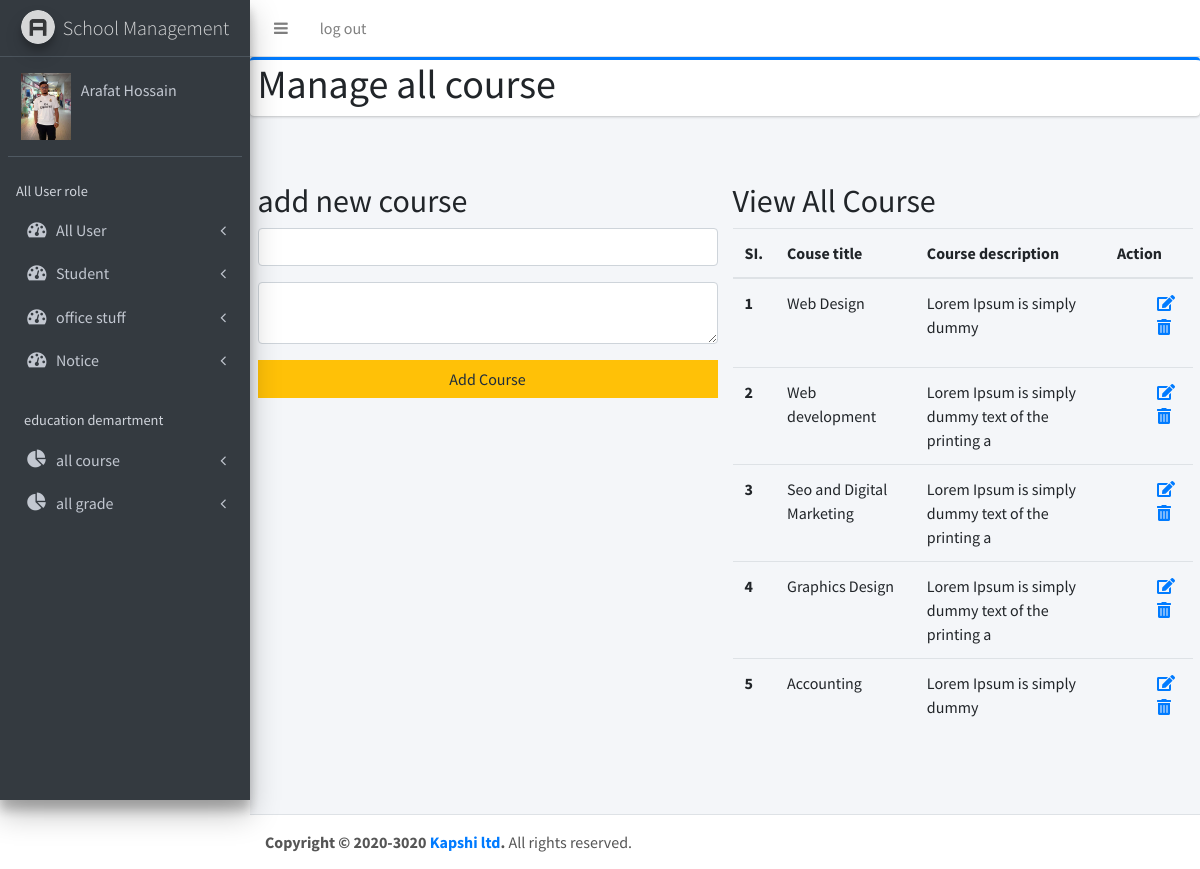
The app's page /mentor/manageallcourse.php (signed in) with its own data.
### tables this page shows
CREATE TABLE `allcourse` (
  `course_id` int(2) NOT NULL,
  `course_title` varchar(30) NOT NULL,
  `course_desc` varchar(50) NOT NULL
);

### mentor/manageallcourse.php (the view, shortened to what this page needs)
<?php
  	include"includes/header.php";
  	include"includes/navbar.php";
  	include"includes/sidebar.php";
?>
	<section class="addmentor-header-section content-wrapper" >
		<div class="container-fluid" >
			<div class="row card card-primary card-outline">
				<div class="col-md-8">
					<h1>Manage all course</h1>
				</div>
			</div>
			<div class="row" style="padding: 50px 0;">
				<div class="col-md-6">
					<h2>add new course</h2>
					<form action="" method="post">
						<div class="form-group">
							<input type="text" class="form-control" name="course_title">
						</div>
						<div class="form-group">
							<textarea class="form-control" name="course_desc"></textarea>
						</div>
						<div class="form-group">
							<input type="submit" class="form-control btn btn-flat btn-warning" value="Add Course" name="addcourse">
						</div>
					</form>
				</div>
				<div class="col-md-6">
					<h2>View All Course</h2>
					<form class="action" method="">
						<table class="table">
							<thead>
							    <tr>
							      	<th scope="col">SI.</th>
							      	<th scope="col">Couse title</th>
							      	<th scope="col">Course description</th>
							      	<th scope="col">Action</th>
							    </tr>
							</thead>
							<tbody>
								<?php
									$get_query 		= "SELECT * FROM allcourse";
									$get_course 	= mysqli_query($connect,$get_query);
									$i = 0;
									while( $row = mysqli_fetch_assoc($get_course) ){
										$get_id 	= $row['course_id'];
										$get_title 	= $row['course_title'];
										$get_desc 	= $row['course_desc'];
										$i++;
								?>
									<tr>
								      	<th scope="row"> <?php echo $i; ?> </th>
								      	<td> <?php echo $get_title; ?> </td>
								      	<td> <?php echo $get_desc; ?> </td>
								      	<td>
								      		<ul>
								      			<li><a href="manageallcourse.php?update=<?php echo $get_id; ?>"><i class="fas fa-edit"></i></a></li>
								      			<li><a href="manageallcourse.php?delete=<?php echo $get_id; ?>"><i class="fas fa-trash-alt"></i></a></li>
								      		</ul>
								      	</td>
								    </tr>
								<?php
									}
								?>
							</tbody>
						</table>
					</form>
				</div>
			</div>
			<div class="row">
					<div class="col-md-6">
					</div>
				</div>
		</div>
	</section>
<?php
	include"includes/footer.php";
?>

### records on screen
allcourse: course_title "Web Design", course_desc "Lorem Ipsum is simply dummy"
allcourse: course_title "Web development", course_desc "Lorem Ipsum is simply dummy text of the printing a"
allcourse: course_title "Seo and Digital Marketing", course_desc "Lorem Ipsum is simply dummy text of the printing a"
allcourse: course_title "Graphics Design", course_desc "Lorem Ipsum is simply dummy text of the printing a"
allcourse: course_title "Accounting", course_desc "Lorem Ipsum is simply dummy"

### other values on screen
$_SESSION['mentorFullname'] "Arafat Hossain"
